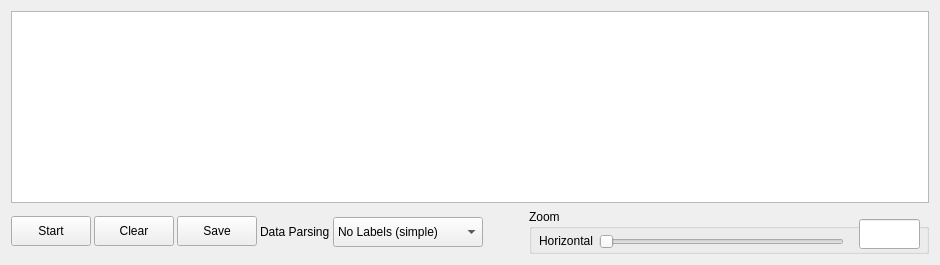
      <widget class="QWidget" name="Plotter">
       <property name="sizePolicy">
        <sizepolicy hsizetype="Expanding" vsizetype="Expanding">
         <horstretch>1</horstretch>
         <verstretch>1</verstretch>
        </sizepolicy>
       </property>
       <attribute name="title">
        <string>Plotter</string>
       </attribute>
       <layout class="QVBoxLayout" name="verticalLayout_Plotter">
        <item>
         <widget class="QGraphicsView" name="chartView">
          <property name="sizePolicy">
           <sizepolicy hsizetype="Expanding" vsizetype="Expanding">
            <horstretch>1</horstretch>
            <verstretch>1</verstretch>
           </sizepolicy>
          </property>
         </widget>
        </item>
        <item>
         <layout class="QHBoxLayout" name="horizontalLayout_bottom_Plotter" stretch="1,1,1">
          <item>
           <layout class="QHBoxLayout" name="horizontalLayout_bottom_left">
            <property name="spacing">
             <number>3</number>
            </property>
            <item>
             <widget class="QPushButton" name="pushButton_ChartStartStop">
              <property name="minimumSize">
               <size>
                <width>0</width>
                <height>30</height>
               </size>
              </property>
              <property name="maximumSize">
               <size>
                <width>16777215</width>
                <height>30</height>
               </size>
              </property>
              <property name="font">
               <font>
                <pointsize>9</pointsize>
               </font>
              </property>
              <property name="text">
               <string>Start</string>
              </property>
             </widget>
            </item>
            <item>
             <widget class="QPushButton" name="pushButton_ChartClear">
              <property name="minimumSize">
               <size>
                <width>0</width>
                <height>30</height>
               </size>
              </property>
              <property name="maximumSize">
               <size>
                <width>16777215</width>
                <height>30</height>
               </size>
              </property>
              <property name="font">
               <font>
                <pointsize>9</pointsize>
               </font>
              </property>
              <property name="text">
               <string>Clear</string>
              </property>
             </widget>
            </item>
            <item>
             <widget class="QPushButton" name="pushButton_ChartSave">
              <property name="minimumSize">
               <size>
                <width>0</width>
                <height>30</height>
               </size>
              </property>
              <property name="maximumSize">
               <size>
                <width>16777215</width>
                <height>30</height>
               </size>
              </property>
              <property name="font">
               <font>
                <pointsize>9</pointsize>
               </font>
              </property>
              <property name="text">
               <string>Save</string>
              </property>
             </widget>
            </item>
            <item>
             <layout class="QFormLayout" name="formLayout_DataSeparator">
              <property name="formAlignment">
               <set>Qt::AlignmentFlag::AlignLeading|Qt::AlignmentFlag::AlignLeft|Qt::AlignmentFlag::AlignVCenter</set>
              </property>
              <item row="0" column="0">
               <widget class="QLabel" name="label_DataSeparation_Plotter">
                <property name="sizePolicy">
                 <sizepolicy hsizetype="Preferred" vsizetype="Fixed">
                  <horstretch>0</horstretch>
                  <verstretch>0</verstretch>
                 </sizepolicy>
                </property>
                <property name="minimumSize">
                 <size>
                  <width>0</width>
                  <height>30</height>
                 </size>
                </property>
                <property name="maximumSize">
                 <size>
                  <width>16777215</width>
                  <height>30</height>
                 </size>
                </property>
                <property name="font">
                 <font>
                  <pointsize>9</pointsize>
                 </font>
                </property>
                <property name="text">
                 <string>Data Parsing</string>
                </property>
               </widget>
              </item>
              <item row="0" column="1">
               <widget class="QComboBox" name="comboBoxDropDown_DataSeparator">
                <property name="sizePolicy">
                 <sizepolicy hsizetype="Preferred" vsizetype="Fixed">
                  <horstretch>0</horstretch>
                  <verstretch>0</verstretch>
                 </sizepolicy>
                </property>
                <property name="minimumSize">
                 <size>
                  <width>150</width>
                  <height>30</height>
                 </size>
                </property>
                <property name="maximumSize">
                 <size>
                  <width>16777215</width>
                  <height>30</height>
                 </size>
                </property>
                <item>
                 <property name="text">
                  <string>No Labels (simple)</string>
                 </property>
                </item>
                <item>
                 <property name="text">
                  <string>With [Label:]</string>
                 </property>
                </item>
                <item>
                 <property name="text">
                  <string>Binary</string>
                 </property>
                </item>
               </widget>
              </item>
             </layout>
            </item>
           </layout>
          </item>
          <item>
           <spacer name="horizontalSpacer_bottom_middle">
            <property name="orientation">
             <enum>Qt::Orientation::Horizontal</enum>
            </property>
            <property name="sizeHint" stdset="0">
             <size>
              <width>40</width>
              <height>20</height>
             </size>
            </property>
           </spacer>
          </item>
          <item>
           <widget class="QGroupBox" name="groupBox_Zoom">
            <property name="sizePolicy">
             <sizepolicy hsizetype="Fixed" vsizetype="Fixed">
              <horstretch>0</horstretch>
              <verstretch>0</verstretch>
             </sizepolicy>
            </property>
            <property name="minimumSize">
             <size>
              <width>400</width>
              <height>45</height>
             </size>
            </property>
            <property name="maximumSize">
             <size>
              <width>400</width>
              <height>45</height>
             </size>
            </property>
            <property name="title">
             <string>Zoom</string>
            </property>
            <widget class="QLineEdit" name="lineEdit_Horizontal">
             <property name="geometry">
              <rect>
               <x>330</x>
               <y>10</y>
               <width>61</width>
               <height>30</height>
              </rect>
             </property>
             <property name="minimumSize">
              <size>
               <width>0</width>
               <height>30</height>
              </size>
             </property>
             <property name="maximumSize">
              <size>
               <width>16777215</width>
               <height>30</height>
              </size>
             </property>
            </widget>
            <widget class="QWidget" name="layoutWidget">
             <property name="geometry">
              <rect>
               <x>10</x>
               <y>20</y>
               <width>470</width>
               <height>27</height>
              </rect>
             </property>
             <layout class="QFormLayout" name="formLayout_zoomSlider">
              <property name="labelAlignment">
               <set>Qt::AlignmentFlag::AlignLeading|Qt::AlignmentFlag::AlignLeft|Qt::AlignmentFlag::AlignTop</set>
              </property>
              <property name="verticalSpacing">
               <number>0</number>
              </property>
              <item row="0" column="0">
               <widget class="QLabel" name="label_Horizontal">
                <property name="text">
                 <string>Horizontal</string>
                </property>
               </widget>
              </item>
              <item row="0" column="1">
               <widget class="QSlider" name="horizontalSlider_Zoom">
                <property name="sizePolicy">
                 <sizepolicy hsizetype="Fixed" vsizetype="Fixed">
                  <horstretch>0</horstretch>
                  <verstretch>0</verstretch>
                 </sizepolicy>
                </property>
                <property name="minimumSize">
                 <size>
                  <width>245</width>
                  <height>25</height>
                 </size>
                </property>
                <property name="maximumSize">
                 <size>
                  <width>16777215</width>
                  <height>25</height>
                 </size>
                </property>
                <property name="orientation">
                 <enum>Qt::Orientation::Horizontal</enum>
                </property>
                <property name="tickPosition">
                 <enum>QSlider::TickPosition::NoTicks</enum>
                </property>
               </widget>
              </item>
             </layout>
            </widget>
           </widget>
          </item>
         </layout>
        </item>
       </layout>
      </widget>
